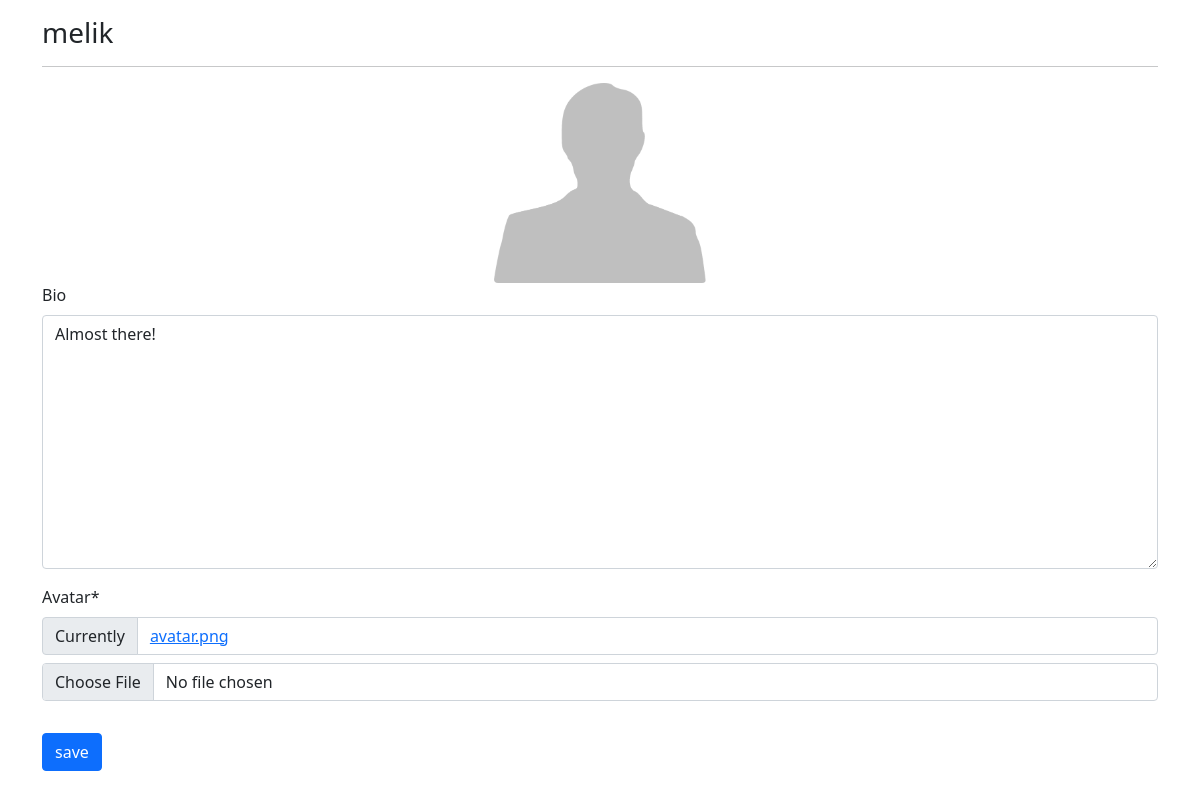
Before: /profiles/my/ (signed in) with the older database file.
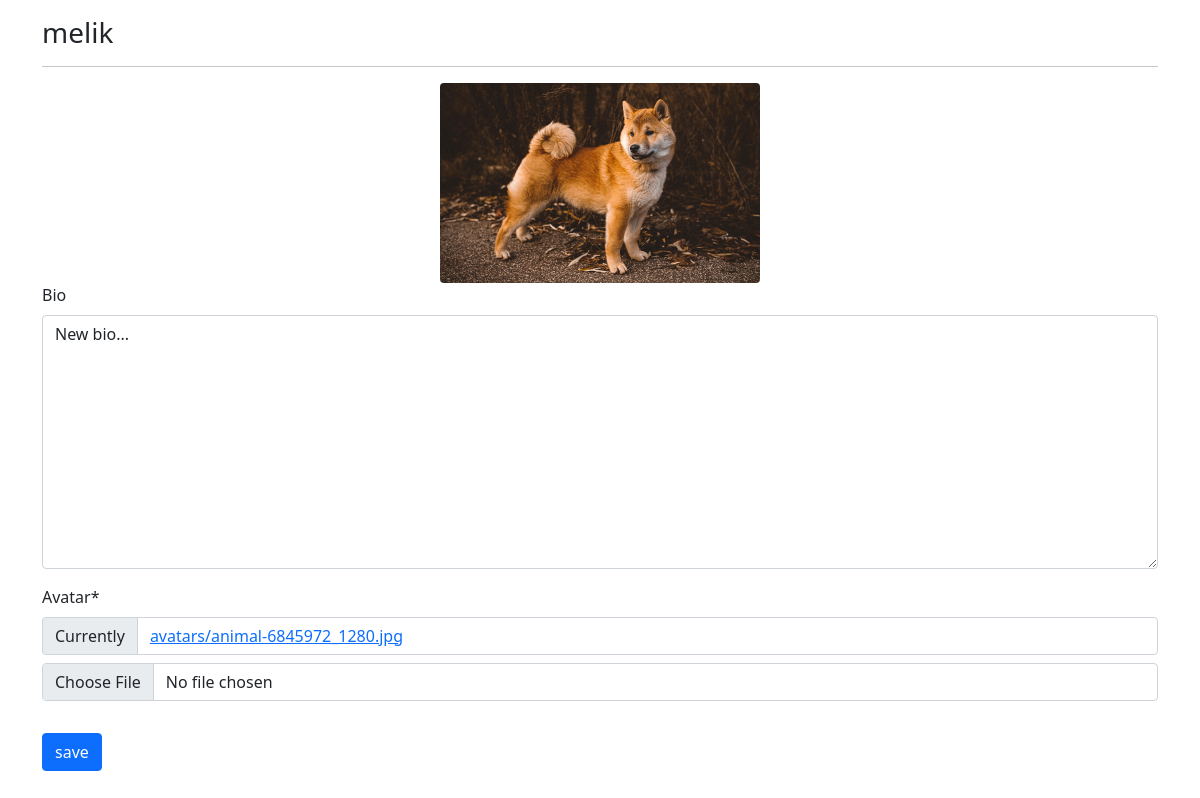
After: the same page with the newer database file.
### profiles/models.py (models this page shows, shortened)
class Profile(models.Model):
    user = models.OneToOneField(User, on_delete=models.CASCADE)
    bio = models.TextField(blank=True)
    avatar = models.ImageField(default='avatar.png', upload_to='avatars')
    updated = models.DateTimeField(auto_now=True)
    created = models.DateTimeField(auto_now_add=True)

### profiles/views.py (the view, shortened to what this page needs)
# urls.py: path('my/', my_profile_view, name='my-profile'),
def my_profile_view(request):
    obj = Profile.objects.get(user=request.user)
    form = ProfileForm(request.POST or None, request.FILES or None, instance=obj)
    context = {
        'obj': obj,
        'form': form,
    }
    return render(request, 'profiles/main.html', context)

### profiles/forms.py
class ProfileForm(forms.ModelForm):
    class Meta:
        model = Profile
        fields = ('bio', 'avatar',)

### profiles/templates/profiles/main.html (shortened to what this page needs)
{%extends "base.html"%}
{% load static %}
{%load crispy_forms_tags %}
{% block content %}
    <h3>{{obj.user}}</h3>
    <hr>
    <div class="text-center" id="avatar-box">
        <img src="{{obj.avatar.url}}" class="rounded" height="200px" width="auto" alt={{obj.user.username}}>
    </div>
    <form id="profile-form">
        {{form|crispy}}
            <button type="submit" class="btn btn-primary mt-3">save</button>
    </form>
{% endblock content %}

### templates/base.html (shortened to what this page needs)
{% load static %}
<!doctype html>
<html lang="en">
  <head>
     <link href="https://cdn.jsdelivr.net/npm/bootstrap@5.0.0-beta2/dist/css/bootstrap.min.css" rel="stylesheet">
    <link rel="stylesheet" href="{% static 'style.css' %}">
    <link rel="stylesheet" href="https://unpkg.com/dropzone@5/dist/min/dropzone.min.css" type="text/css" />
  </head>
  <body>
    <div class="container mt-3">
        {% block content %}
        {% endblock content %}
    </div>
  </body>
</html>

Changed rows visible on the page:
changed Profile "melik": avatar: picture added in place of a placeholder; bio "Almost there!" → "New bio..."
Other visible differences:
text no longer shown: "Bio Avatar * Currently avatar.png"
text now shown: "Bio Avatar * Currently avatars/animal-6845972_1280.jpg"
